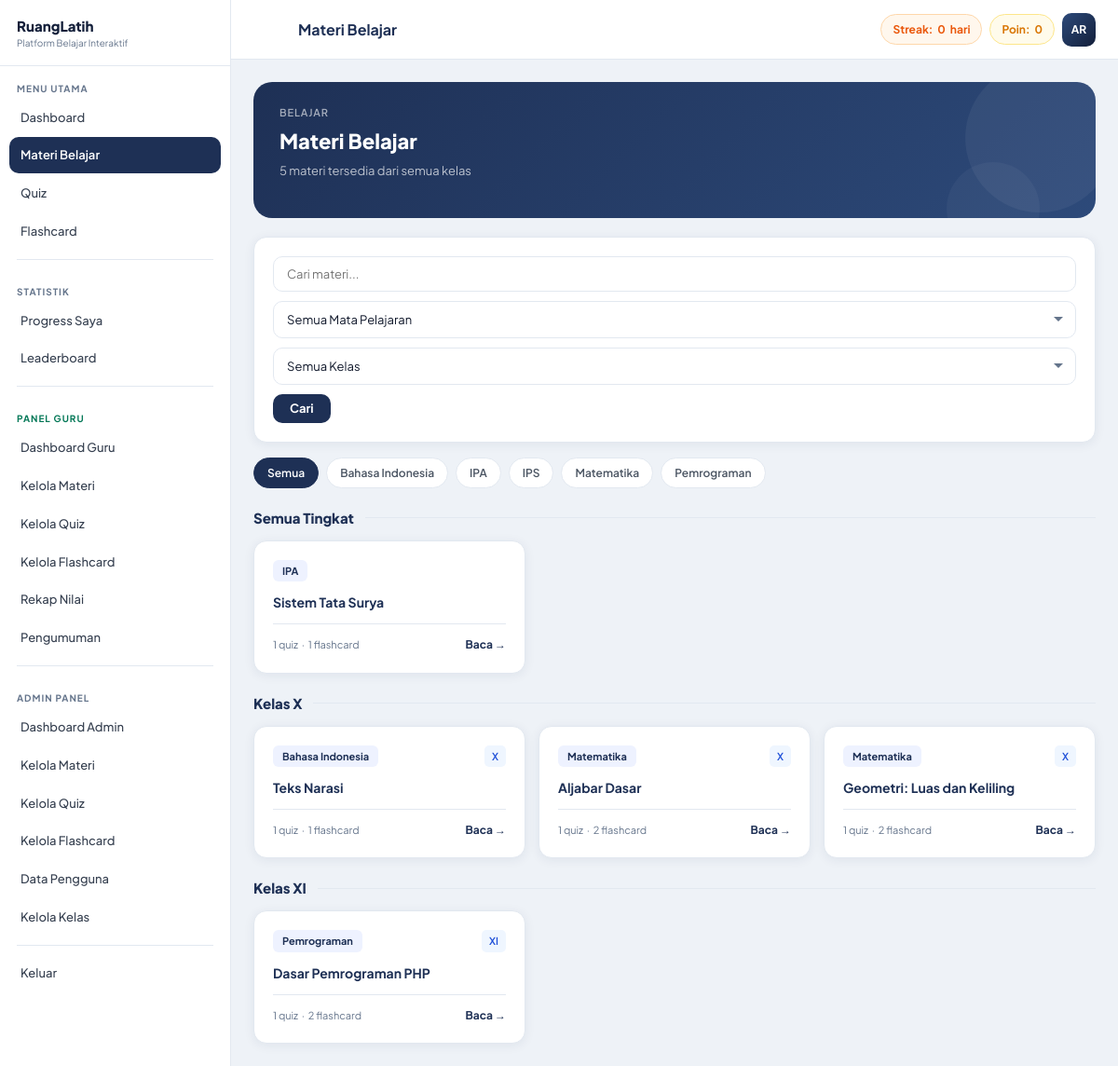
The app's page /pages/materi.php (signed in) with its own data.
### tables this page shows
CREATE TABLE users (
    id          INT AUTO_INCREMENT PRIMARY KEY,
    name        VARCHAR(100) NOT NULL,
    email       VARCHAR(150) UNIQUE NOT NULL,
    password    VARCHAR(255) NOT NULL,
    role        ENUM('user','admin','guru') DEFAULT 'user',
    nisn        VARCHAR(10)  DEFAULT NULL COMMENT '10 digit Nomor Induk Siswa Nasional',
    no_absen    TINYINT UNSIGNED DEFAULT NULL COMMENT 'Nomor absen di kelas',
    kelas       VARCHAR(30)  DEFAULT NULL  COMMENT 'Contoh: X IPA 1, XI RPL 2',
    avatar      VARCHAR(255) DEFAULT NULL,
    total_points INT DEFAULT 0,
    streak      INT DEFAULT 0,
    last_active DATE DEFAULT NULL,
    created_at  TIMESTAMP DEFAULT CURRENT_TIMESTAMP
);

CREATE TABLE categories (
    id         INT AUTO_INCREMENT PRIMARY KEY,
    name       VARCHAR(100) NOT NULL,
    icon       VARCHAR(50)  DEFAULT 'books' COMMENT 'Nama ikon Tabler Icons, misal: calculator, microscope',
    color      VARCHAR(50)  DEFAULT 'blue',
    created_at TIMESTAMP DEFAULT CURRENT_TIMESTAMP
);

CREATE TABLE materials (
    id          INT AUTO_INCREMENT PRIMARY KEY,
    category_id INT NOT NULL,
    title       VARCHAR(200) NOT NULL,
    content     LONGTEXT NOT NULL,
    kelas       VARCHAR(30)  DEFAULT 'Semua' COMMENT 'Semua | X | XI | XII | X IPA 1 | dst',
    thumbnail   VARCHAR(255) DEFAULT NULL,
    created_at  TIMESTAMP DEFAULT CURRENT_TIMESTAMP,
    FOREIGN KEY (category_id) REFERENCES categories(id) ON DELETE CASCADE
);

### includes/functions.php (called while the page is built, shortened)
<?php
function getCurrentUser() {
    $db = getDB(); $id = (int)$_SESSION['user_id'];
    $r  = $db->query("SELECT * FROM users WHERE id=$id LIMIT 1");
    return $r ? $r->fetch_assoc() : null;
}
function getInitials($name) {
    $w=explode(' ',trim($name)); $i='';
    foreach(array_slice($w,0,2) as $word) $i.=strtoupper(substr($word,0,1));
    return $i;
}

### pages/materi.php (the view, shortened to what this page needs)
<?php
require_once __DIR__ . '/../includes/functions.php';
$user = getCurrentUser(); $db = getDB(); $uid = (int)$_SESSION['user_id'];
$pageTitle = 'Materi Belajar';
$q       = trim($_GET['q']     ?? '');
$cat_id  = (int)($_GET['cat']  ?? 0);
$fKelas  = trim($_GET['kelas'] ?? '');
$sql = "SELECT m.*, c.name as cn, c.icon as ci, c.color as cc,
    (SELECT COUNT(*) FROM quizzes    WHERE material_id=m.id) as qc,
    (SELECT COUNT(*) FROM flashcards WHERE material_id=m.id) as fc
    FROM materials m JOIN categories c ON m.category_id=c.id
    WHERE 1=1";
$sql .= " ORDER BY
    CASE
        WHEN m.kelas LIKE 'XII%' THEN 3
        WHEN m.kelas LIKE 'XI%'  THEN 2
        WHEN m.kelas LIKE 'X%'   THEN 1
        WHEN m.kelas = 'Semua'   THEN 0
        ELSE 9
    END ASC, m.kelas ASC, c.name ASC, m.title ASC";
$mats  = $db->query($sql);
$total = $db->query("SELECT COUNT(*) as c FROM materials")->fetch_assoc()['c'];
$cats  = $db->query("SELECT * FROM categories ORDER BY name");
include __DIR__ . '/../includes/header.php';
?>
<div class="page-banner">
    <div class="pb-label">Belajar</div>
    <div class="pb-title">Materi Belajar</div>
    <div class="pb-sub">
        <?= $total ?> materi tersedia dari semua kelas
    </div>
</div>
<form method="GET" class="card card-pad" style="margin-bottom:16px">
    <div style="display:flex;gap:10px;flex-wrap:wrap">
        <input type="text" name="q" value="<?= htmlspecialchars($q) ?>"
            placeholder="Cari materi..." class="form-input" style="flex:1;min-width:180px">
        <select name="cat" class="form-input form-select" style="min-width:160px">
            <option value="">Semua Mata Pelajaran</option>
            <?php $cats->data_seek(0); while ($c = $cats->fetch_assoc()): ?>
            <option value="<?= $c['id'] ?>" <?= $cat_id == $c['id'] ? 'selected' : '' ?>>
                <?= htmlspecialchars($c['name']) ?>
            </option>
            <?php endwhile; ?>
        </select>
        <select name="kelas" class="form-input form-select" style="min-width:150px">
            <option value="">Semua Kelas</option>
        </select>
        <button type="submit" class="btn btn-navy">Cari</button>
    </div>
</form>
<div class="pill-wrap" style="margin-bottom:16px">
    <a href="materi.php<?= $fKelas ? '?kelas='.urlencode($fKelas) : '' ?>" class="pill <?= !$cat_id ? 'active' : '' ?>">Semua</a>
    <?php $cats->data_seek(0); while ($c = $cats->fetch_assoc()): ?>
    <a href="?cat=<?= $c['id'] ?><?= $fKelas ? '&kelas='.urlencode($fKelas) : '' ?>"
       class="pill <?= $cat_id == $c['id'] ? 'active' : '' ?>">
        <?= htmlspecialchars($c['name']) ?>
    </a>
    <?php endwhile; ?>
</div>
<?php if (!$mats || $mats->num_rows === 0): ?>
<div class="card card-pad" style="text-align:center;padding:60px 20px">
    <div style="font-weight:700;font-size:16px;color:var(--navy)">Materi tidak ditemukan</div>
    <div style="color:var(--muted);margin-top:6px;margin-bottom:16px">Coba kata kunci atau filter lain</div>
    <a href="materi.php" class="btn btn-navy">Lihat Semua Materi</a>
</div>
<?php else:
    $rows = []; while ($m = $mats->fetch_assoc()) $rows[] = $m;
    $curTingkat = null;
?>
<?php foreach ($rows as $m):
    $k = $m['kelas'];
    if      ($k === 'Semua')              $tingkat = 'Semua Tingkat';
    elseif  (str_starts_with($k,'XII'))   $tingkat = 'Kelas XII';
    elseif  (str_starts_with($k,'XI'))    $tingkat = 'Kelas XI';
    elseif  (str_starts_with($k,'X'))     $tingkat = 'Kelas X';
    else                                  $tingkat = 'Lainnya';
    if ($tingkat !== $curTingkat):
        if ($curTingkat !== null) echo '</div>';
        $curTingkat = $tingkat;
?>
<div style="display:flex;align-items:center;gap:12px;margin:20px 0 12px">
    <div style="font-size:15px;font-weight:800;color:var(--navy)"><?= $tingkat ?></div>
    <div style="flex:1;height:1px;background:var(--border)"></div>
</div>
<div style="display:grid;grid-template-columns:repeat(auto-fill,minmax(280px,1fr));gap:14px">
<?php endif; ?>
<a href="materi-detail.php?id=<?= $m['id'] ?>" style="text-decoration:none">
<div class="card card-hover" style="padding:20px">
    <div style="display:flex;align-items:start;justify-content:space-between;margin-bottom:12px">
        <span style="background:var(--navy-pale);color:var(--navy);font-size:11px;font-weight:700;padding:3px 10px;border-radius:6px">
            <?= htmlspecialchars($m['cn']) ?>
        </span>
        <?php if ($m['kelas'] && $m['kelas'] !== 'Semua'): ?>
        <span style="background:#eff6ff;color:#1d4ed8;font-size:11px;font-weight:600;padding:3px 8px;border-radius:5px">
            <?= htmlspecialchars($m['kelas']) ?>
        </span>
        <?php endif; ?>
    </div>
    <div style="font-weight:700;font-size:14px;color:var(--navy);line-height:1.5;margin-bottom:12px">
        <?= htmlspecialchars($m['title']) ?>
    </div>
    <div style="display:flex;align-items:center;justify-content:space-between;border-top:1px solid var(--border);padding-top:12px">
        <div style="font-size:11px;color:var(--muted)">
            <?= $m['qc'] ?> quiz &nbsp;&middot;&nbsp; <?= $m['fc'] ?> flashcard
        </div>
        <span style="font-size:12px;font-weight:700;color:var(--navy)">Baca &rarr;</span>
    </div>
</div>
</a>
<?php endforeach;
    if ($curTingkat !== null) echo '</div>';
endif; ?>
<?php include __DIR__ . '/../includes/footer.php'; ?>

### includes/header.php (shortened to what this page needs)
<!DOCTYPE html>
<html lang="id">
<head>
<link href="https://cdn.jsdelivr.net/npm/@tabler/icons-webfont@2.40.0/tabler-icons.min.css" rel="stylesheet">
<link rel="stylesheet" href="<?= APP_URL ?>/assets/css/custom.css">
</head>
<body>
<div class="app-wrap">
<?php include __DIR__ . '/sidebar.php'; ?>
<div class="main-area">
<header class="topbar">
    <div class="topbar-left">
        <button class="topbar-menu-btn" onclick="toggleSidebar()">
        </button>
        <div class="topbar-title"><?= isset($pageTitle) ? htmlspecialchars($pageTitle) : APP_NAME ?></div>
    </div>
    <div class="topbar-right">
        <?php if ($user): ?>
        <div class="topbar-badge topbar-streak">
            Streak: <strong><?= (int)$user['streak'] ?></strong> hari
        </div>
        <div class="topbar-badge topbar-pts">
            Poin: <strong><?= number_format((int)$user['total_points']) ?></strong>
        </div>
        <div class="topbar-avatar" title="<?= htmlspecialchars($user['name']) ?>">
            <?= getInitials($user['name']) ?>
        </div>
        <?php endif; ?>
    </div>
</header>
<main class="page-content">

### assets/css/custom.css (style rules this page uses)
:root { --navy: #1e3055; --navy-dk: #131f3a; --navy-lt: #2d4a7a; --navy-pale: #eef2ff; --gold: #f59e0b; --gold-dk: #d97706; --gold-lt: #fde68a; --gold-pale: #fffbeb; --bg: #eef2f7; --white: #ffffff; --text: #0f172a; --muted: #64748b; --border: #e2e8f0; --r: 14px; --r-lg: 20px; --r-xl: 28px; --shadow: 0 2px 12px rgba(30,48,85,.07); --shadow-lg: 0 8px 32px rgba(30,48,85,.14); --sidebar-w: 248px; --topbar-h: 64px; }
*,:before,:after { box-sizing:border-box;margin:0;padding:0 }
body { font-family:'Plus Jakarta Sans',system-ui,sans-serif;background:var(--bg);color:var(--text);font-size:14px;line-height:1.6;-webkit-font-smoothing:antialiased }
a { text-decoration:none;color:inherit }
input,select,textarea,button { font-family:inherit }
.app-wrap { display:flex;min-height:100vh }
.main-area { flex:1;display:flex;flex-direction:column;margin-left:var(--sidebar-w);min-width:0;transition:margin .3s }
.topbar { background:var(--white); border-bottom:1px solid var(--border); height:var(--topbar-h);padding:0 24px; display:flex;align-items:center;justify-content:space-between; position:sticky;top:0;z-index:80; flex-shrink:0; }
.topbar-left { display:flex;align-items:center;gap:12px }
.topbar-menu-btn { background:none;border:none;cursor:pointer; width:36px;height:36px;border-radius:9px; display:flex;align-items:center;justify-content:center; font-size:20px;color:var(--muted); transition:background .15s; }
.topbar-title { font-weight:700;font-size:16px;color:var(--navy) }
.topbar-right { display:flex;align-items:center;gap:8px }
.topbar-badge { display:flex;align-items:center;gap:5px; padding:6px 12px;border-radius:99px;font-size:12px;font-weight:700; }
.topbar-streak { background:#fff7ed;color:#ea580c;border:1px solid #fed7aa }
.topbar-pts { background:var(--gold-pale);color:var(--gold-dk);border:1px solid var(--gold-lt) }
.topbar-avatar { width:36px;height:36px;border-radius:10px; background:linear-gradient(135deg,var(--navy-lt),var(--navy-dk)); color:var(--white);font-weight:700;font-size:12px; display:flex;align-items:center;justify-content:center;cursor:pointer; }
.page-content { flex:1;padding:24px;animation:pgFade .25s ease }
.page-banner { background:linear-gradient(135deg,var(--navy) 0%,var(--navy-lt) 100%); border-radius:var(--r-lg);padding:24px 28px; color:var(--white);margin-bottom:20px; position:relative;overflow:hidden; }
.page-banner::before { content:'';position:absolute;right:-20px;top:-20px; width:160px;height:160px;border-radius:50%; background:rgba(255,255,255,.05); }
.page-banner::after { content:'';position:absolute;right:60px;bottom:-40px; width:100px;height:100px;border-radius:50%; background:rgba(255,255,255,.04); }
.pb-label { font-size:11px;color:rgba(255,255,255,.6);font-weight:600;text-transform:uppercase;letter-spacing:.08em;margin-bottom:4px }
.pb-title { font-size:22px;font-weight:800;margin-bottom:4px }
.pb-sub { font-size:13px;color:rgba(255,255,255,.7);margin-bottom:16px }
.btn { display:inline-flex;align-items:center;gap:7px;padding:9px 18px;border-radius:10px;font-size:13px;font-weight:700;border:none;cursor:pointer;transition:all .15s;line-height:1 }
.btn-navy { background:var(--navy);color:var(--white) }
.card { background:var(--white);border-radius:var(--r);border:1px solid var(--border);box-shadow:var(--shadow);overflow:hidden }
.card-pad { padding:20px }
.card-hover { transition:transform .2s,box-shadow .2s;cursor:pointer }
.form-input { width:100%;padding:10px 14px; border:1.5px solid var(--border);border-radius:10px; font-size:13px;color:var(--text);background:var(--white); transition:border-color .15s,box-shadow .15s;outline:none; }
.form-select { appearance:none;background-repeat:no-repeat;background-position:right 12px center;padding-right:36px }
.pill-wrap { display:flex;gap:8px;flex-wrap:wrap;margin-bottom:18px }
.pill { padding:6px 14px;border-radius:99px;border:1.5px solid var(--border);font-size:12px;font-weight:600;color:#4b5563;cursor:pointer;transition:all .15s;background:var(--white) }
.pill.active { background:var(--navy);color:var(--white);border-color:var(--navy) }

### records on screen
users: streak "0", total_points "0", name "AR"
categories: name "Bahasa Indonesia"
categories: name "IPA"
categories: name "IPS"
categories: name "Matematika"
categories: name "Pemrograman"
materials: kelas "Semua Tingkat", category.name "IPA", title "Sistem Tata Surya", qc "1", fc "1"
materials: kelas "Kelas X", category.name "Bahasa Indonesia", kelas "X", title "Teks Narasi", qc "1", fc "1"
materials: category.name "Matematika", kelas "X", title "Aljabar Dasar", qc "1", fc "2"
materials: category.name "Matematika", kelas "X", title "Geometri: Luas dan Keliling", qc "1", fc "2"
materials: kelas "Kelas XI", category.name "Pemrograman", kelas "XI", title "Dasar Pemrograman PHP", qc "1", fc "2"

### other values on screen
$pageTitle "Materi Belajar"
$total "5"
